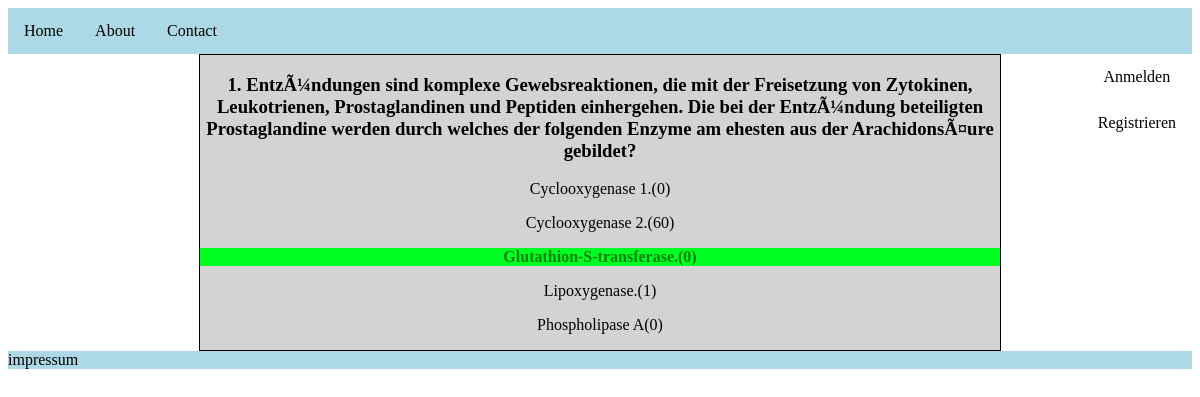
Screenshot of /quiz/result/1/ with the database file from the repository.
### quiz/models.py (models this page shows, shortened)
class Question(models.Model):
    question_text = models.CharField(max_length=200)

class Antworten(models.Model):
    question = models.ForeignKey(Question, on_delete=models.CASCADE)
    choice_1 = models.CharField(max_length=200)
    votes_1 = models.IntegerField(default=0)
    choice_2 = models.CharField(max_length=200)
    votes_2 = models.IntegerField(default=0)
    choice_3 = models.CharField(max_length=200)
    votes_3 = models.IntegerField(default=0)
    choice_4 = models.CharField(max_length=200)
    votes_4 = models.IntegerField(default=0)
    choice_5 = models.CharField(max_length=200)
    votes_5 = models.IntegerField(default=0)
    correct_answer_number = models.IntegerField(default=0)

### quiz/views.py (the view)
# urls.py: path('result/<int:question_id>/', views.result_view, name='question_result'),
def result_view(request, question_id):
    question = Question.objects.get(id=question_id)
    answers = Antworten.objects.filter(question=question)
    context = {'question': question, 'answers': answers}
    return render(request, 'quiz/result.html', context)

### templates/quiz/result.html
{% extends 'base.html' %}
{% block content %}
  <h3>{{ question.question_text }}</h3>
    {% for answer in answers %}
  <p {% if answer.correct_answer_number == 1 %}class="correct"{% endif %}>{{ answer.choice_1 }}({{ answer.votes_1 }})</p>
  <p {% if answer.correct_answer_number == 2 %}class="correct"{% endif %}>{{ answer.choice_2 }}({{ answer.votes_2 }})</p>
  <p {% if answer.correct_answer_number == 3 %}class="correct"{% endif %}>{{ answer.choice_3 }}({{ answer.votes_3 }})</p>
  <p {% if answer.correct_answer_number == 4 %}class="correct"{% endif %}>{{ answer.choice_4 }}({{ answer.votes_4 }})</p>
  <p {% if answer.correct_answer_number == 5 %}class="correct"{% endif %}>{{ answer.choice_5 }}({{ answer.votes_5 }})</p>
{% endfor %}
{% endblock %}

### templates/base.html (shortened to what this page needs)
{% load static %}
<!DOCTYPE html>
<html>
<head>
    <link rel="stylesheet" type="text/css" href="{% static 'css/style.css' %}">
</head>
<body>
    <div id="menu">
        {% include 'menu.html' %}
    </div>
    <div id="login-block">
    {% include 'login.html' %}
    </div>
    <div id="content">
        {% block content %}
        {% endblock %}
    </div>
    <div id="footer">
        {% include 'footer.html' %}
    </div>
</body>
</html>

### templates/menu.html
<ul>
    <li><a href={% url 'home' %}>Home</a></li>
    <li><a href="#">About</a></li>
    <li><a href="#">Contact</a></li>
</ul>

### templates/login.html (shortened to what this page needs)
{% if user.is_authenticated %}
     <a href="{% url 'profile' user.username %}">{{ user.username }}</a>
     <a href="{% url 'logout' %}">Abmelden</a>
{% else %}
    <a href="#" id="login-link">Anmelden</a>
    <a href="{% url 'create-user' %}" id="register-link">Registrieren</a>
{% endif %}

### templates/footer.html
impressum

### static/CSS/style.css (style rules this page uses)
#menu { display: flex; flex-wrap: wrap; background-color: lightblue; }
#menu ul { list-style-type: none; margin: 0; padding: 0; overflow: hidden; }
#menu li { float: left; }
#menu a { display: block; color: black; text-align: center; padding: 14px 16px; text-decoration: none; }
#login-block { float: right; }
#login-block a { display: block; color: black; text-align: center; padding: 14px 16px; text-decoration: none; }
#content { width: 800px; margin: 0 auto; text-align: center; border: 1px solid black; background-color: lightgray; }
#footer { background-color: lightblue; }
.correct { color: green; font-weight: bold; background-color: #00ff22; }

### rows the page displays
Question: question_text "1. EntzÃ¼ndungen sind komplexe Gewebsreaktionen, die mit der Freisetzung von Zytokinen, Leukotrienen, Prostaglandinen und Peptiden einhergehen. Die bei der EntzÃ¼ndung beteiligten Prostaglandine werden durch welches der folgenden Enzyme am ehesten aus der ArachidonsÃ¤ure gebildet?"
Antworten: choice_1 "Cyclooxygenase 1.", votes_1 "0", choice_2 "Cyclooxygenase 2.", votes_2 "60", choice_3 "Glutathion-S-transferase.", votes_3 "0", choice_4 "Lipoxygenase.", votes_4 "1", choice_5 "Phospholipase A", votes_5 "0"
